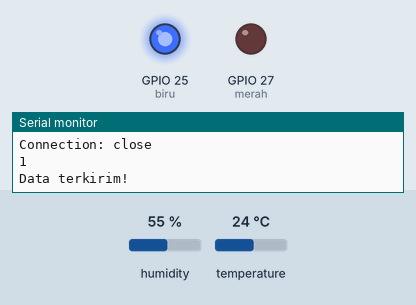
Recording of a sketch running on a simulated ESP32. Shown: output pins drawn as LEDs (lit = HIGH), the last lines printed to the serial monitor. Inputs (shaded band) come from the test bench; at power-on: temperature 24 °C, humidity 55 %. WiFi joins after 1.5 s; servers stay silent unless stated; web services answer with replies made up by the test bench.

Above: at 2.7 s.
2.8 s: temperature set to 25.5 °C
At 17.1 s:
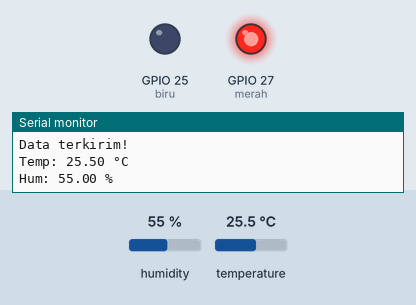
At 18.4 s:
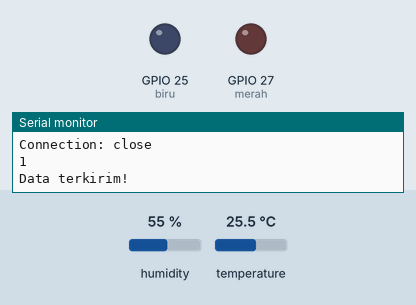
Timing chart, 0 to 19.9 s (numbered marks = the images above; inputs shaded):
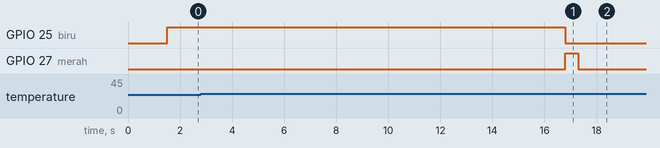

Measured:
- the behaviour switches between 24.9 and 25 °C on temperature (found by bisection; images 0 and 1)
- after the input at 2.8 s, GPIO 25 (biru): HIGH → LOW after 14.0 s; GPIO 27 (merah): LOW → HIGH after 14.0 s, → LOW 0.50 s later

The sketch:

DHT.ino
```cpp
// -------  Nama Program : Monitoring suhu dan kelembapan -------
//------- Author : Keandra Indra Putra ------
//------- Versi : 1  ------
//------- Ownership : Pribadi------
//------- Deskripsi : suhu diatas 25 = led merah nyala dan dibawah 25 led biru nyala ------
//------- Depedency : - ------
#include <WiFi.h>
#include "DHTesp.h"

// ===== WIFI =====
const char* ssid = "Wokwi-GUEST";
const char* password = "";

// ===== THINGSPEAK =====
String apiKey = "9EGXIN6X5K8EXMEL";
const char* server = "api.thingspeak.com";

// ===== DHT22 =====
const int DHT_PIN = 19;
DHTesp dhtSensor;

// ===== LED =====
const int merah = 27;
const int biru = 25;

// ===== DATA =====
float suhu = 0;
float kelembaban = 0;

// ===== CLIENT =====
WiFiClient client;

void setup() {
  Serial.begin(115200);

  dhtSensor.setup(DHT_PIN, DHTesp::DHT22);

  pinMode(biru, OUTPUT);
  pinMode(merah, OUTPUT);

  // ===== CONNECT WIFI =====
  Serial.print("Menghubungkan ke WiFi");
  WiFi.begin(ssid, password);

  while (WiFi.status() != WL_CONNECTED) {
    delay(500);
    Serial.print(".");
  }

  Serial.println("\nWiFi Terhubung!");
}

void loop() {

  // ===== BACA SENSOR =====
  TempAndHumidity data = dhtSensor.getTempAndHumidity();
  suhu = data.temperature;
  kelembaban = data.humidity;

  Serial.print("Temp: ");
  Serial.print(suhu);
  Serial.println(" °C");

  Serial.print("Hum: ");
  Serial.print(kelembaban);
  Serial.println(" %");

  // ===== LOGIKA LED =====
  if (suhu < 25) {
    digitalWrite(biru, HIGH);
    digitalWrite(merah, LOW);
  } else {
    digitalWrite(biru, LOW);
    digitalWrite(merah, HIGH);
    delay(500);
    digitalWrite(merah, LOW);
    delay(500);
  }

  // ===== KIRIM KE THINGSPEAK =====
  if (client.connect(server, 80)) {

    String url = "/update?api_key=" + apiKey +
                 "&field1=" + String(suhu) +
                 "&field2=" + String(kelembaban);

    Serial.println("\nMengirim ke ThingSpeak...");

    client.print(String("GET ") + url + " HTTP/1.1\r\n" +
                 "Host: " + server + "\r\n" +
                 "Connection: close\r\n\r\n");

    // ===== TUNGGU RESPONSE =====
    unsigned long timeout = millis();
    while (client.available() == 0) {
      if (millis() - timeout > 5000) {
        Serial.println("Timeout!");
        client.stop();
        return;
      }
    }

    // ===== BACA RESPONSE =====
    Serial.println("Response:");
    while (client.available()) {
      char c = client.read();
      Serial.print(c);
    }

    Serial.println("\nData terkirim!\n");

  } else {
    Serial.println("Gagal koneksi ke server");
  }

  client.stop();

  // ===== DELAY THINGSPEAK =====
  delay(15000);
}
```
